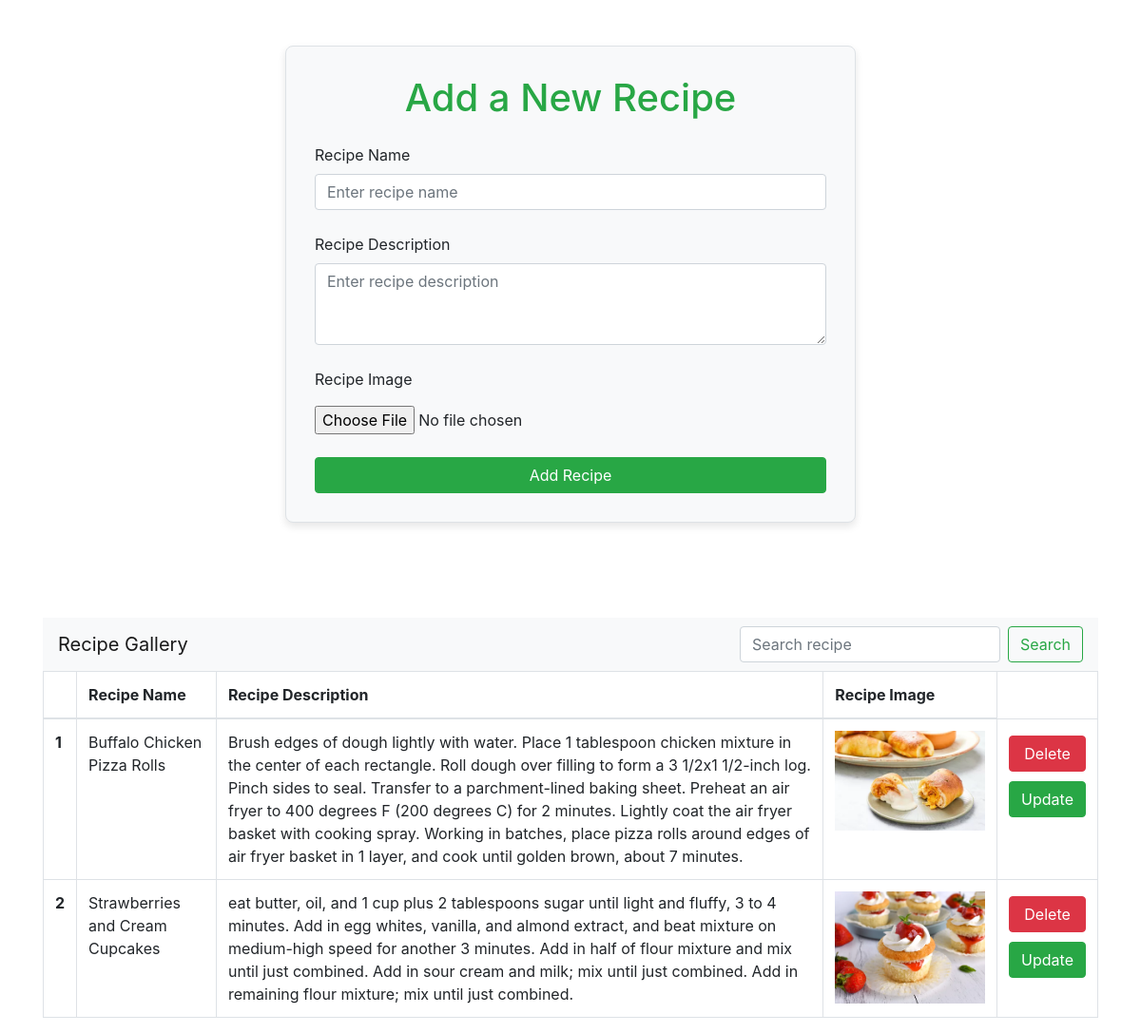
/, run on an earlier commit of the app's database.
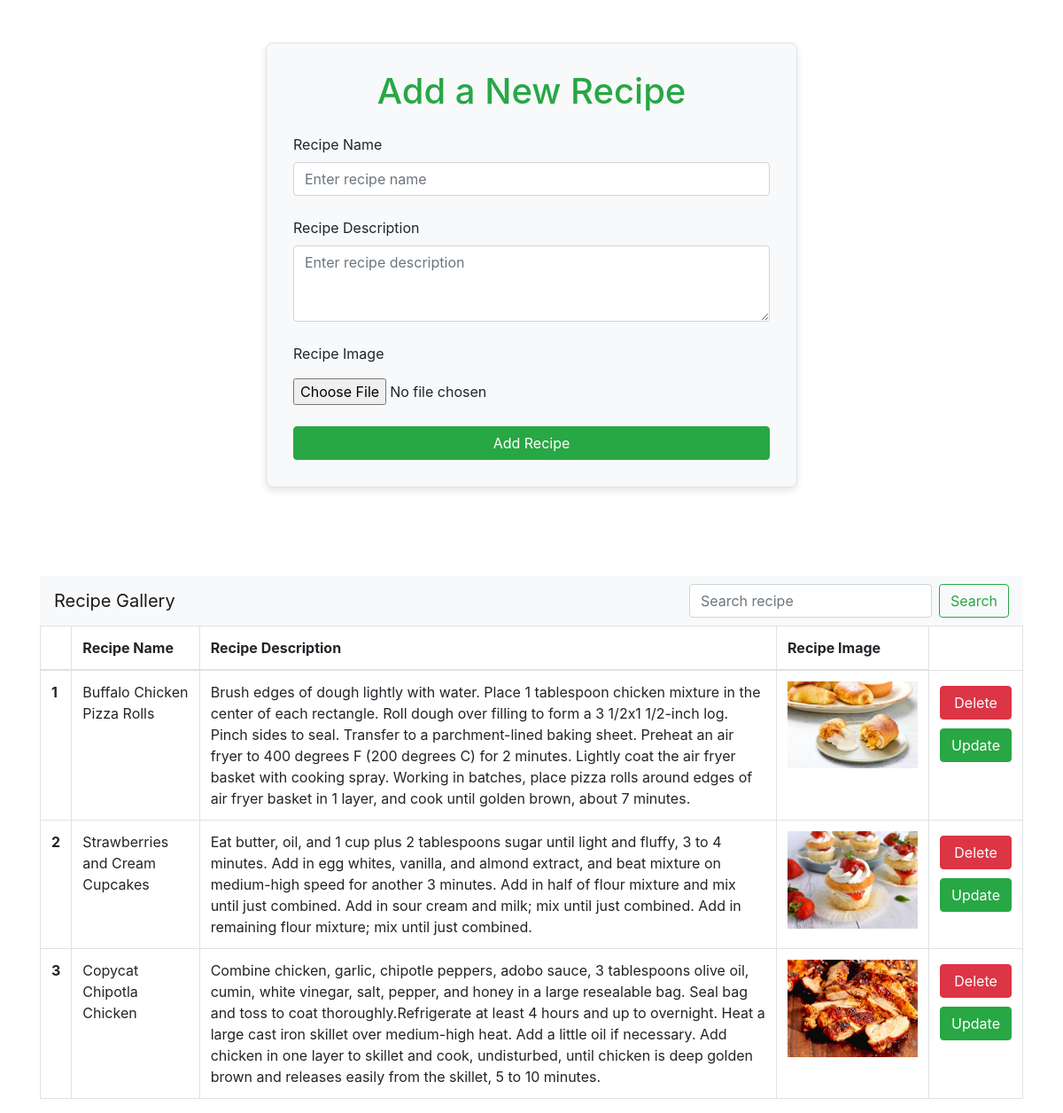
And on a later commit of the database.
### vege/models.py (models this page shows)
class Receipe (models.Model):
    receipe_name = models.CharField(max_length=100)
    receipe_description = models.TextField()
    receipe_image = models.ImageField(upload_to="receipe")

### vege/views.py (the view, shortened to what this page needs)
# urls.py: path('',receipes,name="receipes"),
def receipes(request):
    queryset = Receipe.objects.all()
    if request.GET.get('search'):
        queryset = queryset.filter(receipe_name__icontains = request.GET.get('search'))
    context = {'receipes':queryset}
    return render(request,"receipes/receipes.html",context)

### vege/templates/receipes/receipes.html (shortened to what this page needs)
<!DOCTYPE html>
<html lang="en">
<head>
    <link href="https://stackpath.bootstrapcdn.com/bootstrap/4.5.2/css/bootstrap.min.css" rel="stylesheet">
</head>
<body>
    <div class="container mt-5">
        <div class="form-container">
            <h1 class="text-center mb-4">Add a New Recipe</h1>
            <form method="post" enctype="multipart/form-data">
                <div class="form-group">
                    <label for="recipeName">Recipe Name</label>
                    <input name="receipe_name" type="text" class="form-control" id="recipeName"
                        placeholder="Enter recipe name" required>
                </div>
                <div class="form-group">
                    <label for="recipeDescription">Recipe Description</label>
                    <textarea name="receipe_description" class="form-control" id="recipeDescription" rows="3"
                        placeholder="Enter recipe description" required></textarea>
                </div>
                <div class="form-group">
                    <label for="recipeImage">Recipe Image</label>
                    <input name="receipe_image" type="file" class="form-control-file mt-2" id="recipeImage">
                </div>
                <div>
                    <button type="submit" class="btn btn-success btn-block">Add Recipe</button>
                </div>
            </form>
        </div>
        <nav class="navbar navbar-light bg-light justify-content-between">
            <a class="navbar-brand">Recipe Gallery</a>
            <form class="form-inline">
                <input class="form-control mr-sm-2" type="search" placeholder="Search recipe" aria-label="Search"
                    name="search">
                <button class="btn btn-outline-success my-2 my-sm-0" type="submit">Search</button>
            </form>
        </nav>
        <table class="table table-hover table-bordered">
            <thead>
                <tr>
                    <th scope="col"></th>
                    <th scope="col">Recipe Name</th>
                    <th scope="col">Recipe Description</th>
                    <th scope="col">Recipe Image</th>
                </tr>
            </thead>
            <tbody>
                {% for receipe in receipes %}
                <tr>
                    <th scope="row">{{forloop.counter}}</th>
                    <td>{{receipe.receipe_name}}</td>
                    <td>{{receipe.receipe_description}}</td>
                    <td>
                        <img src="/media/{{receipe.receipe_image}}"
                            style="display: block;margin-left: auto;margin-right: auto;width: 100%;"
                            alt="No image to display">
                    </td>
                    <td>
                        <div class="btn-group-custom">
                            <a href="/delete-receipe/{{ receipe.id }}" class="btn btn-danger btn-custom">Delete</a>
                            <a href="/update-receipe/{{ receipe.id }}" class="btn btn-success btn-custom">Update</a>
                        </div>
                    </td>
                </tr>
                {% endfor %}
            </tbody>
        </table>
    </div>
</body>
</html>

### vege/templates/receipes/receipes.html (style rules this page uses)
.form-container { background-color: #f8f9fa; border: 1px solid #dee2e6; border-radius: 8px; padding: 30px; box-shadow: 0 4px 8px rgba(0, 0, 0, 0.1); max-width: 600px; margin: auto; margin-bottom: 100px; }
.form-container h1 { color: #28a745; }
.form-container .btn-success { background-color: #28a745; border-color: #28a745; }
.form-group { margin-bottom: 1.5rem; }
.btn-group-custom { display: flex; flex-direction: column; align-items: center; }
.btn-custom { width: 100%; text-align: center; margin: 5px 0; }

What changed in the data, as far as the page shows it:
changed Receipe "Strawberries and Cream Cupcakes": receipe_description "eat butter, oil, and 1…" → "Eat butter, oil, and 1…"
added Receipe: receipe_name "Copycat Chipotla Chicken", receipe_description "Combine chicken, garlic, chipotle peppers, adobo sauce, 3 tablespoons olive oil, cumin, white vinegar, salt, pepper, and honey in a large resealable bag. Seal bag and toss to coat thoroughly.Refrigerate at least 4 hours and up to overnight. Heat a large cast iron skillet over medium-high heat. Add a little oil if necessary. Add chicken in one layer to skillet and cook, undisturbed, until chicken is deep golden brown and releases easily from the skillet, 5 to 10 minutes.", receipe_image (picture)
